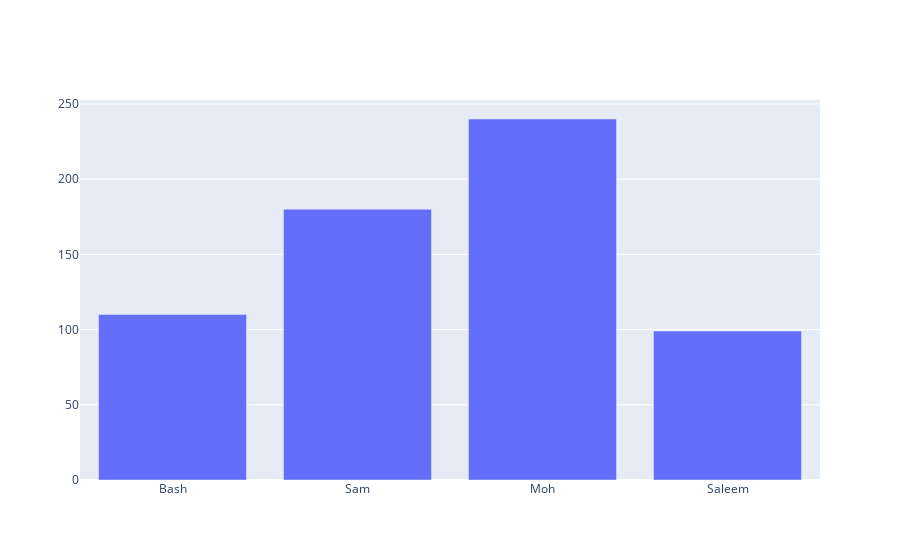

The notebook cell saved with this chart:
### Code cell
graph=go.Figure()
graph.add_trace(go.Bar(x=x1, y=y1))
graph

### Figure 1 — Plotly figure (JSON) as saved in the notebook; plotly's stock layout.template omitted (floating-point values rounded to 4 significant figures)
{"data": [{"type": "bar", "x": ["Bash", "Sam", "Moh", "Saleem"], "y": [110, 180, 240, 99]}], "layout": {}}
